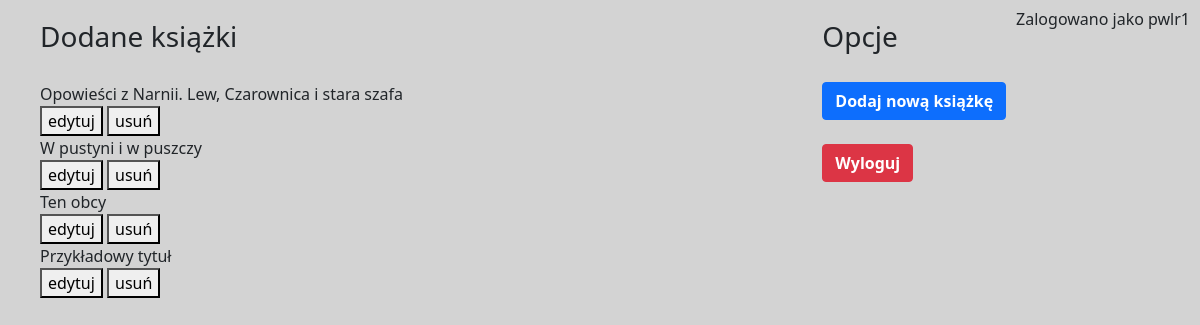
The page /panel/ (signed in) on the database its author committed.
### biblioteka/models.py (models this page shows)
class Book(models.Model):
    WYBOR_OKLADKI = [
        ('miękka', 'miękka'),
        ('twarda', 'twarda'),
    ]
    OPCJE_PUBLIKACJI = [
        ('opublikuj', 'opublikuj'),
        ('nie publikuj', 'nie publikujh'),
    ]
    tytul = models.CharField(max_length=50)
    autor = models.CharField(max_length=50)
    okladka = models.CharField(max_length=6, choices=WYBOR_OKLADKI, default='miękka')
    wydawnictwo = models.CharField(max_length=50)
    data_premiery = models.DateField(default=now, blank=True)
    data_publikacji = models.DateField(default=now, blank=True)
    liczba_stron = models.IntegerField(default=1)
    stworzono_przez = models.CharField(max_length=100, default=None, blank=True)
    zdjecie = models.ImageField(upload_to='media', default='book.jpg')
    delete = models.BooleanField(default=None, blank=True)
    def __str__(self):
        return self.tytul
    objects = models.Manager()

### biblioteka/views.py (the view)
# urls.py: path('panel/', views.userPanel, name='panel'),
def userPanel(request):
    if request.user.is_authenticated:
        userName = request.user.get_username()
        allUserBooks = Book.objects.filter(stworzono_przez=request.user, delete=False)
        context = {
            'userName': userName,
            'allPublishedBooks': allUserBooks,
        }
        return render(request, 'biblioteka/read.html', context)
    else:
        return redirect('/')

### biblioteka/templates/biblioteka/read.html (shortened to what this page needs)
{% extends "biblioteka/panel.html" %}
{% block content %}
<div style="float: left;">
    <h3 style="margin-left: 20px; padding: 20px">Dodane książki</h3>
    {% for book in allPublishedBooks %}
    <main class="main" style="margin-left: 40px">
                <div class="text-dark">{{ book }}</div>
                <button type="submit">
                    <a href="{{book.pk}}/update/" style="color: black; text-decoration: none">edytuj</a>
                </button>
                <button>
                    <a href="{{book.pk}}/delete/" style="color: black; text-decoration: none">usuń</a>
                </button>
    </main>
    {% endfor %}
</div>
<div style="float: right">
    <h3 style="padding: 20px">Opcje</h3>
    <button class="btn btn-primary" style="margin-left: 20px; font-weight: bold; color: white;" >
        <a href="{% url 'create' %}" style="font-weight: bold; color: white; text-decoration: none">Dodaj nową książkę</a>
    </button>
    <br><br>
    <button class="btn btn-danger" style="margin-left: 20px">
        <a href="/panel/logout_view/" style="font-weight: bold; color: white; text-decoration: none">Wyloguj</a>
    </button>
</div>
{% endblock %}}

### biblioteka/templates/biblioteka/panel.html (shortened to what this page needs)
{% load static %}
<html>
<head>
    <link rel="stylesheet" href="{% static 'biblioteka/main-style.css' %}">
    <link href="https://cdn.jsdelivr.net/npm/bootstrap@5.0.0-beta2/dist/css/bootstrap.min.css" rel="stylesheet">
</head>
<body>
<h6 style="float: right; padding: 10px">Zalogowano jako {{ userName }}</h6>
{% block content %}
{% endblock %}
</body>
</html>

### biblioteka/static/books/main-style.css (style rules this page uses)
body { font-family: Arial; }

### biblioteka/templates/biblioteka/panel.html (style rules this page uses)
body { background-color: lightgray; }

### rows shown on the page
Book: tytul "Opowieści z Narnii. Lew, Czarownica i stara szafa"
Book: tytul "W pustyni i w puszczy"
Book: tytul "Ten obcy"
Book: tytul "Przykładowy tytuł"

### other values the page prints
{{ userName }} "pwlr1"
